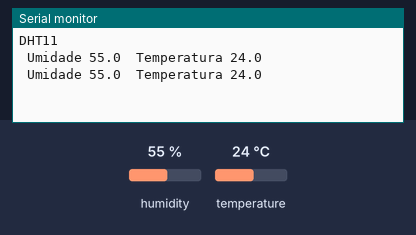
A sketch run on a simulated Arduino Uno, built with avr-gcc and run on an emulated ATmega328P. Shown: the last lines printed to the serial monitor. Inputs (shaded band) come from the test bench; at power-on: humidity 55 %, temperature 24 °C.

Above: at 2.8 s.
2.9 s: humidity set to 22 %
At 4.4 s:
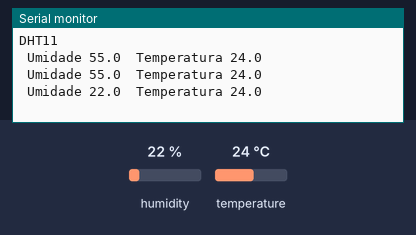
5.6 s: temperature set to 12 °C
At 6.8 s:
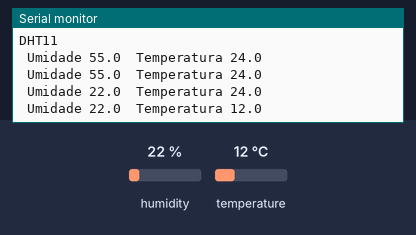
8.3 s: humidity set to 40 %
At 10.5 s:
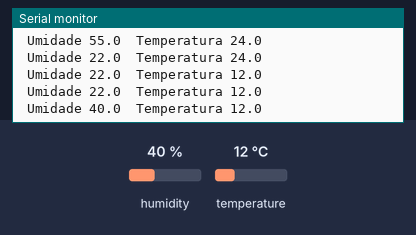
Timing chart, 0 to 12.0 s (numbered marks = the images above; inputs shaded):
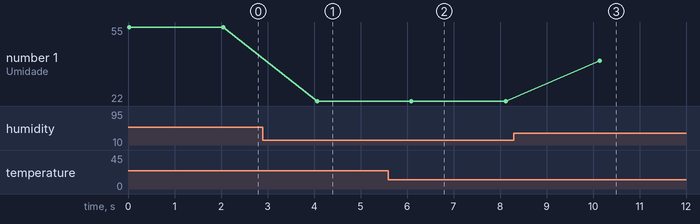

The sketch:

DHT11UmidTemp.ino
```cpp
// Experimento 1 - Aula 4 - Sensor DHT11 (Temperatura e Umidade)

#include<dht.h>

dht DHT11;

#define DHT11_PIN A0

void setup(){
  Serial.begin(9600);

  Serial.println("DHT11");
}


void loop(){
  int chk = DHT11.read11(DHT11_PIN);

  Serial.print(" Umidade ");

  Serial.print(DHT11.humidity, 1);

  Serial.print(" ");

  Serial.print(" Temperatura ");

  Serial.println(DHT11.temperature, 1);

  delay(2000);

}
```

Measured:
- after the input at 2.9 s, the serial monitor: prints a new line after 1.2 s (image 1)
- after the input at 5.6 s, the serial monitor: prints a new line after 0.50 s (image 2)
- after the input at 8.3 s, the serial monitor: prints a new line after 1.8 s (image 3)
- plotted number 1: 55 → 22 after the input at 2.9 s, 22 → 40 after the input at 8.3 s
